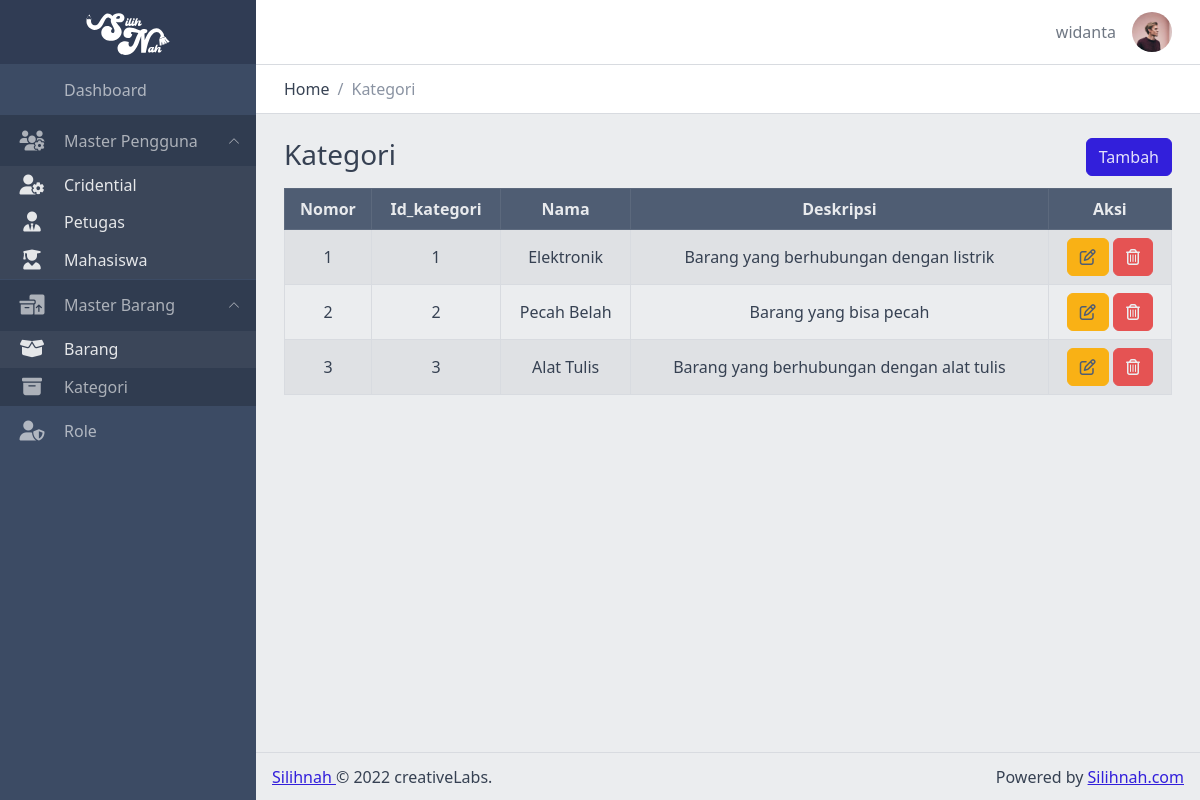
The page /views/admin/kategori/ (signed in) on the database its author committed.
### tables this page shows
CREATE TABLE `kategori` (
  `id_kategori` int NOT NULL,
  `nama` varchar(255) NOT NULL,
  `deskripsi` text NOT NULL
);

### functions/connect.php (called while the page is built, shortened)
<?php
class Connect
{
    private $host = 'localhost';
    private $user = 'root';
    private $pass = '';
    private $db = 'silihnah';
    function __construct()
    {
        $this->conn = new mysqli($this->host, $this->user, $this->pass, $this->db);
    }
}

### functions/kategori.php (called while the page is built, shortened)
<?php
include 'connect.php';
class Kategori extends Connect
{
    public function getAllData()
    {
        $query = "SELECT * FROM kategori";
        $result = mysqli_query($this->conn, $query);
        $data = [];
        while ($row = mysqli_fetch_assoc($result)) {
            $data[] = $row;
        }
        return $data;
    }
}

### views/admin/kategori/index.php (the view, shortened to what this page needs)
<?php
include '../../../functions/kategori.php';
$kategori = new Kategori();
$data = $kategori->getAllData();
?>
<?php include('../../templates/header.php'); ?>
<div class="container-fluid">
    <div class="row justify-content-center">
        <div class="col">
            <h3>Kategori</h3>
        </div>
        <div class="col text-end">
            <button type="button" class="btn btn-primary" data-coreui-toggle="modal" data-coreui-target="#createModal">
                Tambah
            </button>
        </div>
    </div>
</div>
<div class="container-fluid table-responsive">
    <table id="data-table" class="table text-nowrap table-bordered table-striped text-center mt-2 align-middle">
        <thead class="table-dark">
            <tr>
                <th>Nomor</th>
                <th>Id_kategori</th>
                <th>Nama</th>
                <th>Deskripsi</th>
                <th>Aksi</th>
            </tr>
        </thead>
        <tbody>
            <?php $no = 1; ?>
            <?php foreach ($data as $row) : ?>
                <tr>
                    <td><?= $no++; ?></td>
                    <td><?= $row['id_kategori'] ?></td>
                    <td><?= $row['nama'] ?></td>
                    <td><?= $row['deskripsi'] ?></td>
                    <td>
                        <button type="button" class="btn btn-warning text-dark" data-coreui-toggle="modal" data-coreui-target="#editModal<?= $row['id_kategori'] ?>">
                            <i class="fa-regular fa-pen-to-square"></i>
                        </button>
                        <button type="button" class="btn btn-danger text-light" data-coreui-toggle="modal" data-coreui-target="#deleteModel<?= $row['id_kategori'] ?>">
                            <i class="fa-regular fa-trash-can"></i>
                        </button>
                    </td>
                </tr>
            <?php endforeach; ?>
        </tbody>
    </table>
</div>
<?php include('../../templates/footer.php'); ?>

### assets/css/main.css (style rules this page uses)
body { background-color: #e9ecef; }

### rows shown on the page
kategori: id_kategori "1", nama "Elektronik", deskripsi "Barang yang berhubungan dengan listrik"
kategori: id_kategori "2", nama "Pecah Belah", deskripsi "Barang yang bisa pecah"
kategori: id_kategori "3", nama "Alat Tulis", deskripsi "Barang yang berhubungan dengan alat tulis"

### other values the page prints
$_SESSION['user']['username'] "widanta"
$title "Kategori"
